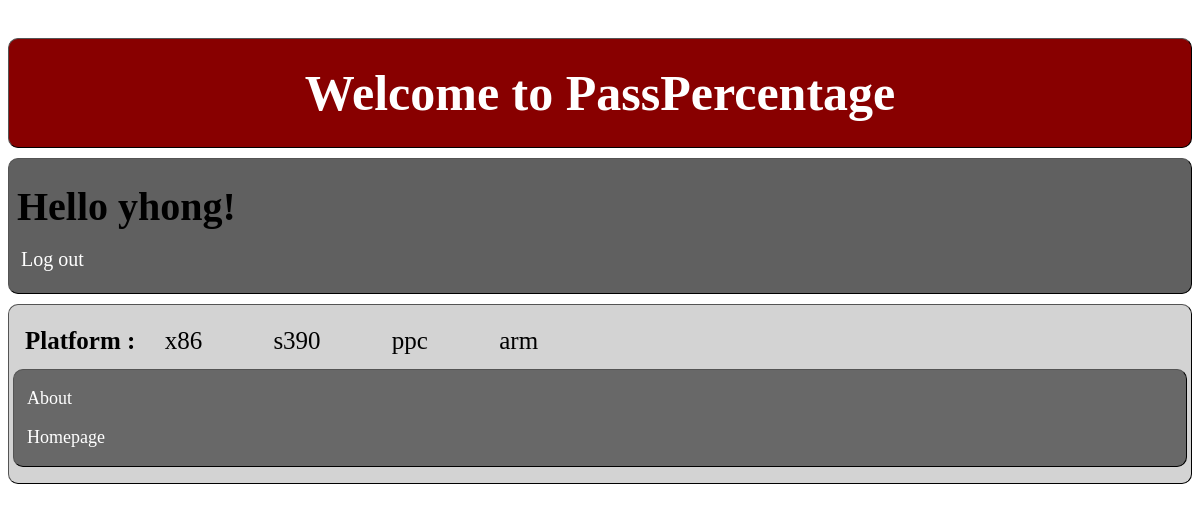
The page /PassPercentage/ (signed in) on the database as committed earlier.
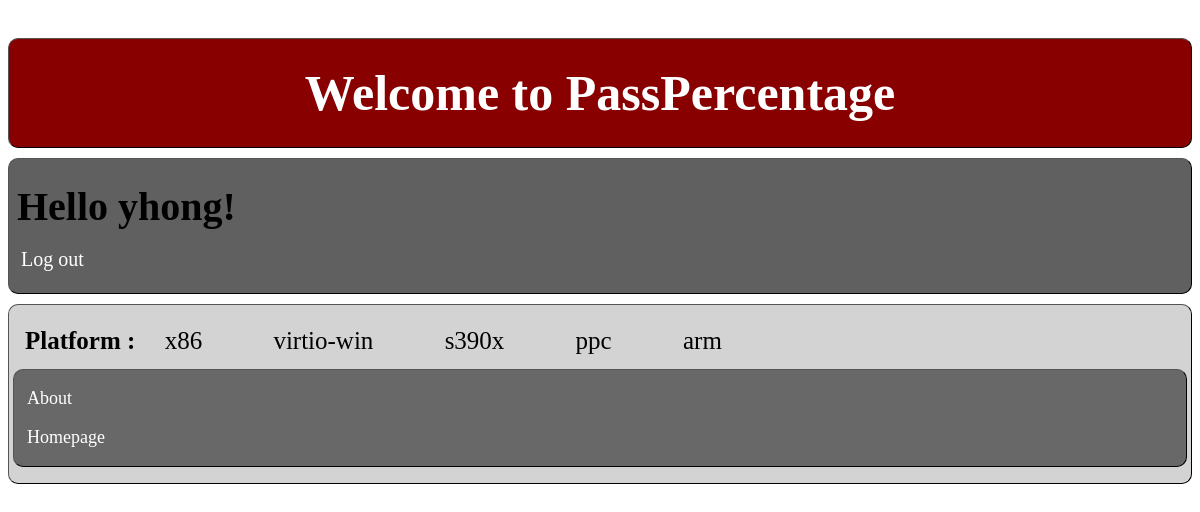
The same page on the database as committed later.
### PassPercentage/models.py (models this page shows, shortened)
class Platform(models.Model):
    platform_name = models.CharField(max_length=200, unique=True, help_text='Here is the platform')
    platform_slug = models.SlugField()
    class Meta:
        verbose_name = 'Automation_Platform'
        verbose_name_plural = 'platforms'
    def __str__(self):
        return self.platform_name

### PassPercentage/views.py (the view)
def homepage(request):
    print 'The host info :',request.get_host()
    context_dict = {}
    context_dict['homepage_name'] = 'PassPercentage'
    platform = Platform.objects.order_by('-platform_name')[:]
    context_dict['platform_list'] = platform
    print context_dict['platform_list']
    context_dict['ppc_loop_lists'] = get_all_loop('ppc')
    context_dict['x86_loop_lists'] = get_all_loop('x86')
    context_dict['arm_loop_lists'] = get_all_loop('arm')
    context_dict['s390x_loop_lists'] = get_all_loop('s390x')
    context_dict['virtio_win_loop_lists'] = get_all_loop('virtio-win')
    return render(request, 'PassPercentage/homepage.html', context_dict)

### templates/PassPercentage/homepage.html (shortened to what this page needs)
{% extends 'PassPercentage/base.html' %}
{% load staticfiles %}
{% block body_block %}
<h1 id="welcome" align="center">
Welcome to PassPercentage
</h1>
<div id="login">
    {% if user.is_authenticated %}
    <h1>Hello {{ user.username }}!</h1>
        <p><a class='class_login', href="{% url 'logout' %}">Log out</a></p>
    {% else %}
        <p><a class='class_login', href="{% url 'login' %}">Log in</a></p>
        <p><a class='class_login', href="{% url 'register' %}">Sign up</a></p>
    {% endif %}
</div>
<div id="memu">
    <div id="list"><label id="lable_platform"><strong>Platform :</strong></label>
    {% if platform_list %}
        {% for platform in platform_list %}
        <a class='class_plafrom', id='platform' href="{% url 'show_column_chart'  platform.platform_slug %}">{{platform.platform_name}}</a>
        {% endfor %}
    {% else %}
        <strong>No available platform</strong>
    {% endif %}
</div>
{% endblock %}

### templates/PassPercentage/base.html (shortened to what this page needs)
<!DOCTYPE html>
{% load staticfiles %}
<html lang="en">
<head>
</head>
<body>
    {% block body_block %}{% endblock %}
    <div class="class_base">
        <p><a class="class_base1" href="{% url 'about' %}">About</a></p>
        <p><a class="class_base1" href="{% url 'homepage' %}">Homepage</a></p>
    </div>
</body>
</html>

Rows that differ between the two databases and show on the page:
added Platform: platform_name "virtio-win"
changed Platform (number 3 of 5 on the later page): platform_name "s390" → "s390x"
